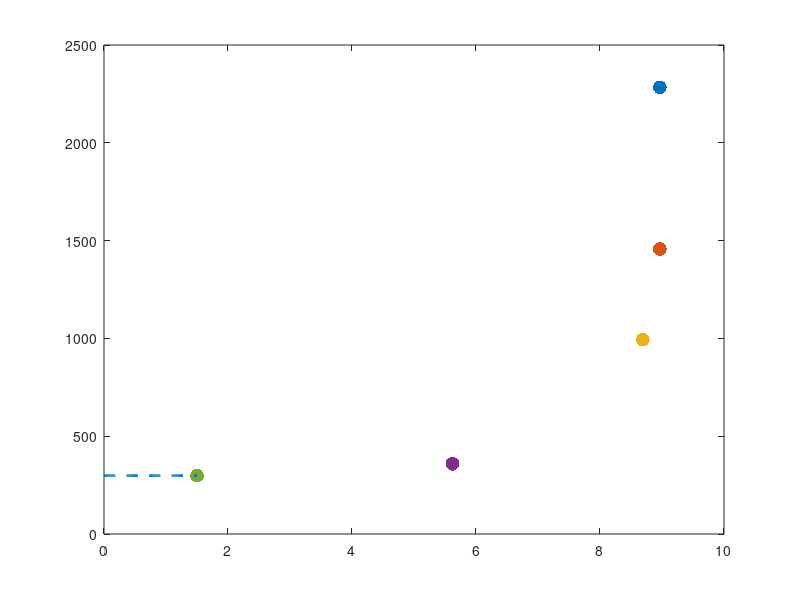

Source code (MATLAB): (Note: this script raises an error after producing the figure.)
%%

clear; close all; clc;

%%

x = linspace(0,10);

% memory bandwidth & slope
y = x .* 642.54;

% peak performance on the B1 device

peak_int32_mad = repmat(5100*1.15,1,length(x));
peak_int64_mad_ideal = repmat(5100*1.15/2,1,length(x));
peak_int64_mad = repmat(372*1.15,1,length(x));

box on; hold on;

sz = 100;

% scatter plot

scatter(8.96484375, 2283.73135943060, sz, 'o', 'filled')
scatter(8.96484375, 1456.99041, sz, 'o', 'filled')
scatter(8.69, 994, sz, 'o', 'filled')
scatter(5.62, 359.21, sz, 'o', 'filled')
scatter(1.5, 298.47, sz, 'o', 'filled')

% fine-tune with dotted lines

one_lin = linspace(1.5, 2.5);
one_lin = one_lin ./ one_lin;
x_naive = linspace(0,1.5);
y_naive = 298.47 .* one_lin;

x_ele = 1.5;
x_ver = repmat(x_ele, 1, 100);
y_ver = linspace(0, 298.47);
h = plot(x_naive, y_naive, '--', 'LineWidth', 2);
h.Color = [0.4660 0.6740 0.1880];
h = plot(x_ver, y_ver, '--', 'LineWidth', 2);
h.Color = [0.4660 0.6740 0.1880];


one_lin = one_lin ./ one_lin;
x_naive = linspace(0,5.62);
y_naive = 359.21 .* one_lin;
x_ele = 5.62;
x_ver = repmat(x_ele, 1, 100);
y_ver = linspace(0, 359.21);
h = plot(x_naive, y_naive, '--', 'LineWidth', 2);
h.Color = [0.4940 0.1840 0.5560];
h = plot(x_ver, y_ver, '--', 'LineWidth', 2);
h.Color = [0.4940 0.1840 0.5560];


one_lin = one_lin ./ one_lin;
x_naive = linspace(0,8.69);
y_naive = 994 .* one_lin;
x_ele = 8.69;
x_ver = repmat(x_ele, 1, 100);
y_ver = linspace(0, 994);
h = plot(x_naive, y_naive, '--', 'LineWidth', 2);
h.Color = [0.9290 0.6940 0.1250];
h = plot(x_ver, y_ver, '--', 'LineWidth', 2);
h.Color = [0.9290 0.6940 0.1250];

 
one_lin = one_lin ./ one_lin;
x_naive = linspace(0,8.96484375);
y_naive = 1456.99041 .* one_lin;
x_ele = 8.96484375;
x_ver = repmat(x_ele, 1, 100);
y_ver = linspace(0, 1456.99041);
h = plot(x_naive, y_naive, '--', 'LineWidth', 2);
h.Color = [0.8500 0.3250 0.0980];
h = plot(x_ver, y_ver, '--', 'LineWidth', 2);
h.Color = [0.8500 0.3250 0.0980];

one_lin = one_lin ./ one_lin;
x_naive = linspace(0,8.96484375);
y_naive = 2283.73135943060 .* one_lin;
x_ele = 8.96484375;
x_ver = repmat(x_ele, 1, 100);
y_ver = linspace(1456.99041, 2283.73135943060);
h = plot(x_naive, y_naive, '--', 'LineWidth', 2);
h.Color = [0 0.4470 0.7410];
h = plot(x_ver, y_ver, '--', 'LineWidth', 2);
h.Color = [0 0.4470 0.7410];

text(2,3300,'int64 peak', 'Color','green','FontSize',14)
text(6,6300,'int32 peak', 'Color','blue','FontSize',14)

ht = text(5,3000,'global memory bandwidth', 'Color','black','FontSize',14);
set(ht,'Rotation',34.5)
xlabel('Operational Density (int64 op/byte)','FontSize',14, 'FontWeight','bold')
ylabel('Normalized Performance (GOPS)','FontSize',14, 'FontWeight','bold')

line(x,y, 'Color','black');
%line(x,peak_int32_add, 'Color','red')
line(x,peak_int32_mad, 'Color','blue')
%line(x,peak_int64_mad, 'Color','black')
line(x,peak_int64_mad_ideal, 'Color','green')
legend('SLM+radix-8+dual-tile','SLM+radix-8','SLM+radix-4','SLM+SIMD radix-2', 'naive radix-2','','','','Location', 'Best','FontSize',14)

h = gca;

yticks(0:1000:14000)
yticklabels({'0', '1','2','3','4','5','6','7','8','9','10','11','12','13','14'})
h.YAxis.FontWeight = 'bold';
h.XAxis.FontWeight = 'bold';
h.YAxis.FontSize = 14;
h.XAxis.FontSize = 14;

hold off;